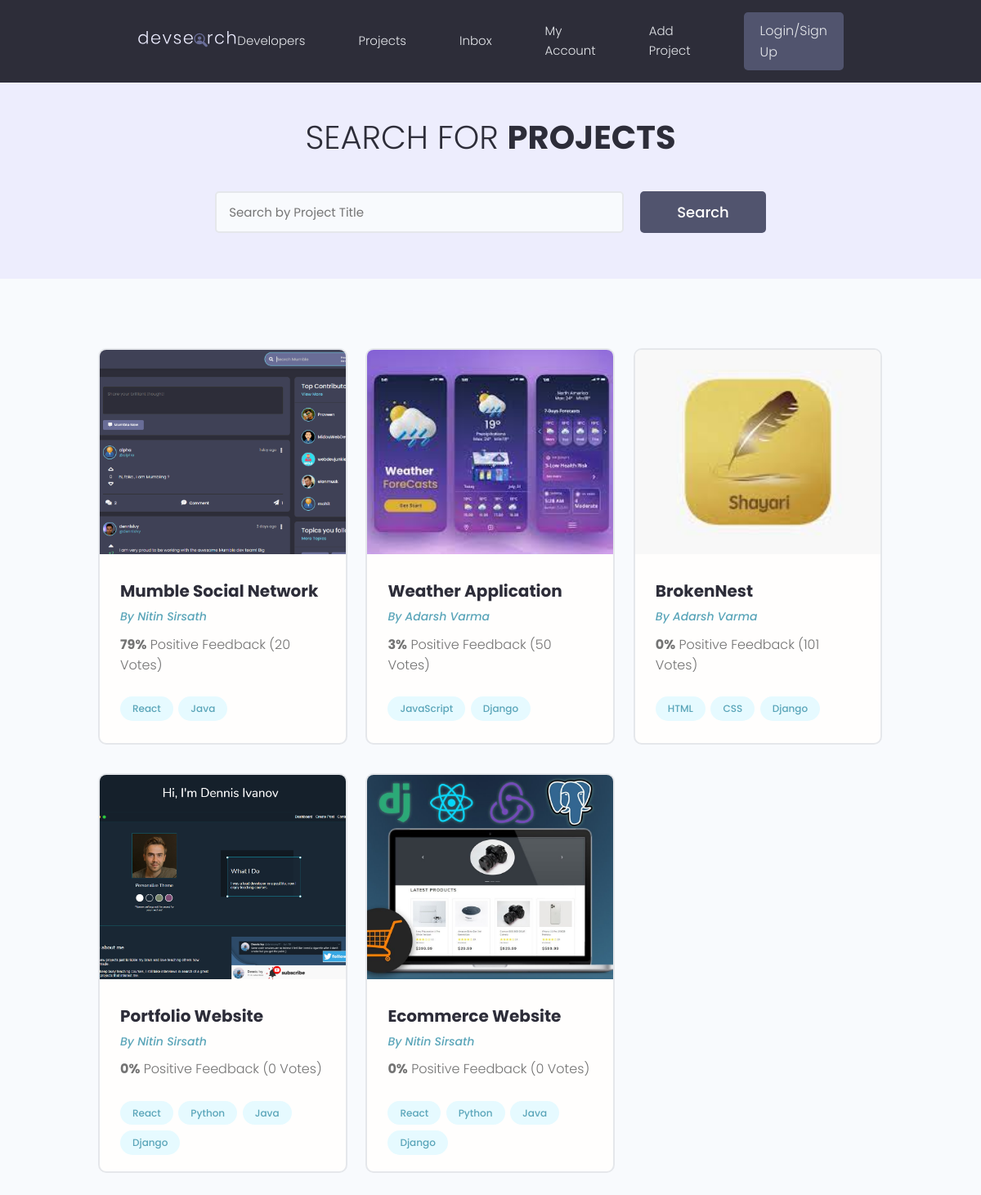
/projects/, run on the app's committed database.
### projects/models.py (models this page shows, shortened)
class Project(models.Model):
    owner = models.ForeignKey(Profile, null=True, blank=True, on_delete=models.SET_NULL)
    title = models.CharField(max_length=200)
    description = models.TextField(null=True, blank=True)
    featured_image = models.ImageField(null=True, blank=True, default="default.jpg")
    demo_link = models.CharField(max_length=2000, null=True, blank=True)
    source_link = models.CharField(max_length=2000, null=True, blank=True)
    created = models.DateTimeField(auto_now_add=True)
    id = models.UUIDField(default=uuid.uuid4, unique=True, primary_key=True, editable=False)
    tags = models.ManyToManyField('Tag', blank=True)
    vote_total = models.IntegerField(default=0, null=True, blank=True)
    vote_ratio = models.IntegerField(default=0, null=True, blank=True)

class Tag(models.Model):
    name = models.CharField(max_length=200)
    created = models.DateTimeField(auto_now_add=True)
    id = models.UUIDField(default=uuid.uuid4, unique=True, primary_key=True, editable=False)
    def __str__(self):
        return self.name

### users/models.py (models this page shows, shortened)
class Profile(models.Model):
    user = models.OneToOneField(User, on_delete=models.CASCADE, null=True, blank=True)
    name = models.CharField(max_length=200, null=True, blank=True)
    email = models.EmailField(max_length=500, null=True, blank=True)
    username = models.CharField(max_length=200, null=True, blank=True)
    location = models.CharField(max_length=200, null=True, blank=True)
    short_intro = models.CharField(max_length=200, null=True, blank=True)
    bio = models.TextField(null=True, blank=True)
    profile_image = models.ImageField(null=True, blank=True, upload_to='profiles/', default='profiles/user-default.png')
    social_github = models.CharField(max_length=200, null=True, blank=True)
    social_twitter = models.CharField(max_length=200, null=True, blank=True)
    social_linkedin = models.CharField(max_length=200, null=True, blank=True)
    social_youtube = models.CharField(max_length=200, null=True, blank=True)
    social_website = models.CharField(max_length=200, null=True, blank=True)
    created = models.DateTimeField(auto_now_add=True)
    id = models.UUIDField(default=uuid.uuid4, unique=True, primary_key=True, editable=False)

### projects/views.py (the view)
# urls.py: path("projects/", include("projects.urls")),
def projects(request):
    projects = Project.objects.all()
    context = {'projects':projects}
    return render(request, "projects/projects.html", context)

### projects/templates/projects/projects.html (shortened to what this page needs)
{% extends 'main.html' %}
{% block content %}
<main class="projects">
    <section class="hero-section text-center">
        <div class="container container--narrow">
                <div class="hero-section__box">
                    <h2>Search for <span>Projects</span></h2>
                </div>
                <div class="hero-section__search">
                    <form class="form" action="#" method="get">
                        <div class="form__field">
                            <input class="input input--text" id="formInput#search" type="text" name="text"
                            placeholder="Search by Project Title" />
                        </div>
                        <input class="btn btn--sub btn--lg" type="submit" value="Search" />
                    </form>
                </div>
        </div>
    </section>
    <section class="projectsList">
      <div class="container">
        <div class="grid grid--three">
            {% for project in projects %}
                <div class="column">
                    <div class="card project">
                        <a href="{% url 'single-project' project.id %}" class="project">
                            <img class="project__thumbnail" src="{{project.featured_image.url}}" alt="project thumbnail" />
                            <div class="card__body">
                                <h3 class="project__title">{{project.title}}</h3>
                                <p><a class="project__author" href="{% url 'single-project' project.id %}">By {{project.owner.name}}</a></p>
                                <p class="project--rating">
                                    <span style="font-weight: bold;">{{project.vote_ratio}}%</span> Positive
                                    Feedback ({{project.vote_total}} Vote{{project.vote_total|pluralize:"s"}})
                                </p>
                                <div class="project__tags">
                                    {% for tag in project.tags.all %}
                                    <span class="tag tag--pill tag--main">
                                    <small>{{tag}}</small>
                                    </span>
                                    {% endfor %}
                                </div>
                            </div>
                        </a>
                    </div>
                </div>
            {% endfor %}
        </div>
      </div>
    </section>
  </main>
{% endblock content %}

### static/styles/app.css (style rules this page uses)
:root { --color-sub: #2d2d39; }
.btn--sub { background-color: var(--color-sub-light); }
.card { border: 2px solid var(--color-light); }
img { width: 100%; }
.hero-section { height: 40vh; display: flex; align-items: center; background-color: var(--color-sub); }
.hero-section__box { margin-bottom: 4rem; }
.hero-section__box > h2, .hero-section__box > h2 > span { font-size: 4rem; color: var(--color-light); line-height: 1.3; text-transform: uppercase; }
.hero-section__box > h2 { font-weight: 300; }
.hero-section__box > h2 > span { font-weight: 700; }
.hero-section__search > .form { display: flex; align-items: center; justify-content: center; gap: 2rem; }
.hero-section__search > .form input.input--text { width: 50rem; }
.project__author { font-size: 1.4rem; font-style: italic; }
.project--rating { margin-bottom: 1.6em; margin-top: .5em; }
.projects > .hero-section { background: var(--color-sub-lighter); height: 30vh; }
.projects .hero-section__box { margin-bottom: 2.5rem; }
.projects .hero-section__box > h2 { color: var(--color-sub); }
.projects .hero-section__box > h2 > span { font-weight: 700; color: var(--color-sub); }
.projectsList { margin-top: 8rem; }
.project__thumbnail { height: 25rem; object-fit: cover; object-position: top center; }
.project__title { font-size: 2rem; font-weight: 700; color: var(--color-sub); }

### static/uikit/styles/modules/_variables.css (style rules this page uses)
:root { --color-main: #5aa5b9; --color-main-light: #e6faff; --color-sub: #3f4156; --color-sub-light: #51546e; --color-sub-lighter: #ededfd; --color-text: #737373; --color-gray: #8b8b8b; --color-light: #e5e7eb; --color-light-gray: #767676; --color-bg: #f8fafd; --color-white: #fffefd; --color-white-light: #f3f3f3; --color-success: #359e64; --color-success-bg: #def8e8; --color-error: #fc4b0b; --color-error-bg: #fff2ee; --font-base: 'Poppins', arial, helvetica, 'Segoe UI', roboto, ubuntu, sans-serif; --font-monospace: 'Fira Code', 'Courier New', courier, monospace; --font-regular: 300; --font-medium: 500; --font-bold: 700; --generic-shadow: 1px 1px 5px #00000010; --generic-transition: all 0.3s ease-in-out; }

### static/uikit/styles/modules/_base.css (style rules this page uses)
* { margin: 0; padding: 0; box-sizing: border-box; text-rendering: optimizeLegibility; color: inherit; font-size: inherit; }
html { font-size: 50%; }
@media only screen and (min-width: 480px) { html { font-size: 56.25%; } }
@media only screen and (min-width: 1200px) { html { font-size: 62.5%; } }
body { line-height: 1.6; font-weight: 400; font-size: 1.5rem; color: var(--color-text); background-color: var(--color-bg); min-height: 100vh; }

### static/uikit/styles/modules/_typography.css (style rules this page uses)
* { font-family: var(--font-base); }
h2 { font-size: 3.6rem; font-weight: var(--font-bold); }
h3 { font-size: 3.2rem; font-weight: var(--font-medium); }
p, span, strong { font-size: 1.6rem; color: var(--color-text); font-weight: var(--font-regular); }
a { padding-bottom: 2px; text-decoration: none; display: inline-block; color: var(--color-main); font-weight: var(--font-medium); }

### static/uikit/styles/modules/_utilities.css (style rules this page uses)
.container { width: 92%; max-width: 165rem; margin: 0 auto; box-sizing: border-box; }
.container--narrow { width: 92%; max-width: 120rem; }
@media screen and (min-width: 1000px) { .container { width: 90%; } }
@media screen and (min-width: 1000px) { .container--narrow { width: 85%; } }
@media screen and (min-width: 1200px) { .container { width: 80%; } }
@media screen and (min-width: 1200px) { .container--narrow { width: 72%; } }
.text-center { text-align: center; }

### static/uikit/styles/modules/_button.css (style rules this page uses)
.btn { display: inline-block; position: relative; cursor: pointer; background-color: var(--color-light); font-weight: var(--font-medium); color: var(--color-sub); text-decoration: none; padding: 1rem 2rem; border-radius: 0.5rem; border: none; width: -webkit-fit-content; width: -moz-fit-content; width: fit-content; height: -webkit-fit-content; height: -moz-fit-content; height: fit-content; font-size: 1.6rem; outline-width: 0; outline-color: transparent; -webkit-backface-visibility: hidden; backface-visibility: hidden; transition: all 0.3s ease-in-out; }
.btn--sub { background-color: var(--color-sub); color: var(--color-white); }
.btn--lg { font-size: 1.8rem; padding: 1.2rem 4.5rem; }

### static/uikit/styles/modules/_card.css (style rules this page uses)
.card { border-radius: 1rem; background-color: var(--color-white); border: 1.5px solid var(--color-light); width: auto; height: auto; margin-top: 0.5rem; margin-bottom: 0.5rem; overflow: hidden; }
.card__body, .card__header { padding: 2rem 2.5rem; }

### data on the page
Project: featured_image (picture), title "Mumble Social Network", owner.name "Nitin Sirsath", vote_ratio "79", vote_total "20"
Tag: name "React"
Tag: name "Java"
Project: featured_image (picture), title "Weather Application", owner.name "Adarsh Varma", vote_ratio "3", vote_total "50"
Tag: name "JavaScript"
Tag: name "Django"
Project: featured_image (picture), title "BrokenNest", owner.name "Adarsh Varma", vote_ratio "0", vote_total "101"
Tag: name "HTML"
Tag: name "CSS"
Project: featured_image (picture), title "Portfolio Website", owner.name "Nitin Sirsath", vote_ratio "0", vote_total "0"
Tag: name "Python"
Project: featured_image (picture), title "Ecommerce Website", owner.name "Nitin Sirsath", vote_ratio "0", vote_total "0"
